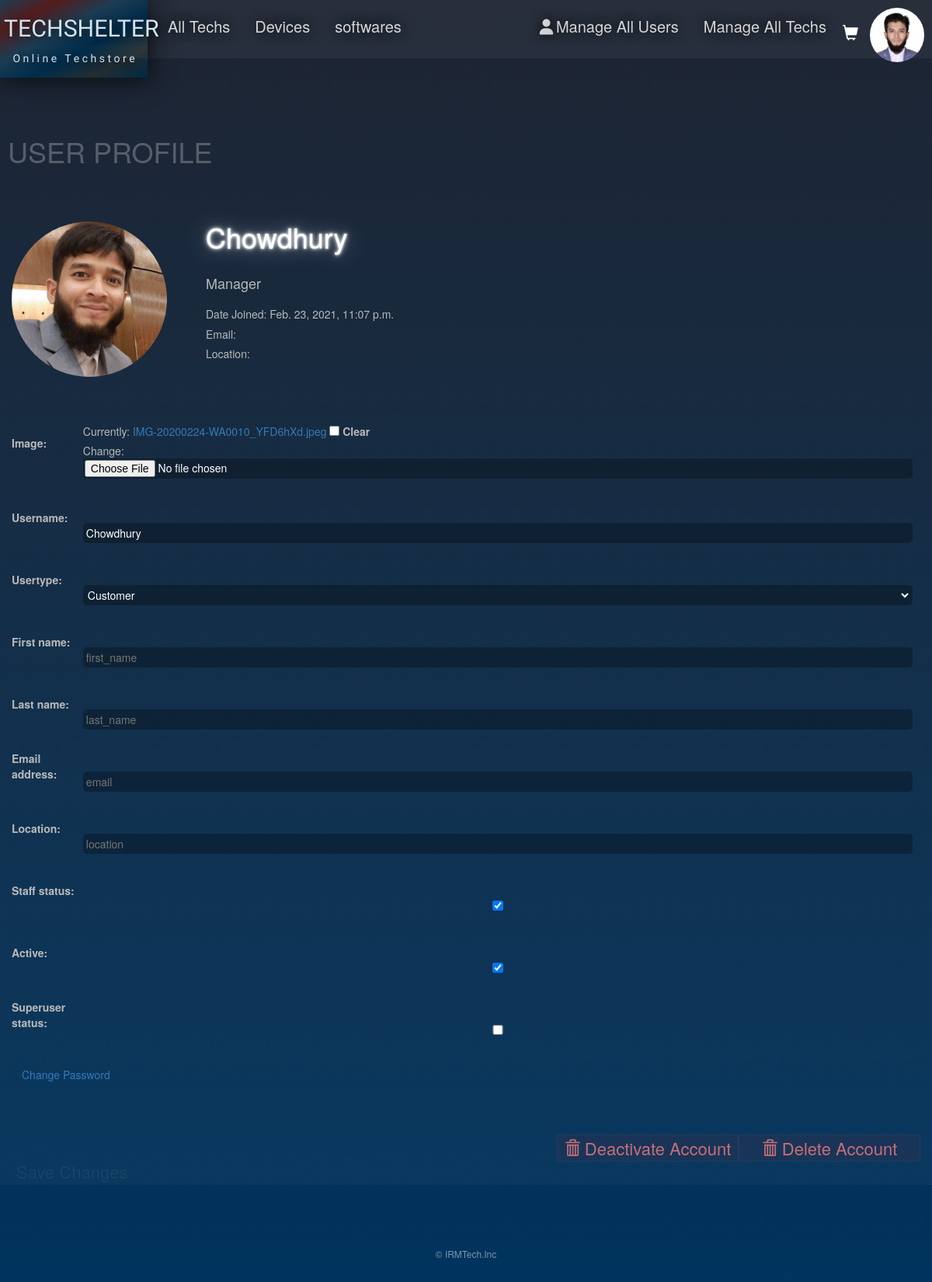
The app's page /editprofile/8 (signed in) with its own data.
### TechShelterApp/models.py (models this page shows)
class User(AbstractUser):
    image = models.ImageField(null=True, blank=True)
    location = models.CharField(max_length=30, blank=True)
    CUSTOMER = 'Customer'
    SELLER = 'Seller'
    USER_TYPE_CHOICES = [(CUSTOMER, 'Customer'),(SELLER, 'Seller')]
    usertype = models.CharField(max_length=8,choices=USER_TYPE_CHOICES,default=CUSTOMER)
    def __str__(self):
    	return self.username
    @property
    def imageURL(self):
    	try:
    		url = self.image.url
    	except:
    		url = 'https://ssl.gstatic.com/images/branding/product/2x/avatar_square_grey_512dp.png'
    	return url

### TechShelterApp/views.py (the view, shortened to what this page needs)
# urls.py: path('editprofile/<int:userID>', views.editprofile, name='editprofile'),
def editprofile(request, userID):
    if request.user.is_authenticated:
        logged_in_user = request.user
        orderinfo, created = OrderInfo.objects.get_or_create(customer=logged_in_user, complete=False)
        orderedtechs = orderinfo.orderedtech_set.all()
    if request.user.is_superuser:
        form = Admin_UserUpdateForm()
        users = User.objects.all()
        try:
            user = User.objects.get(id=userID)
        except User.DoesNotExist:
            raise Http404("User does not exist")
        form = Admin_UserUpdateForm(instance=user)
        if request.method == 'POST':
            form = Admin_UserUpdateForm(request.POST, request.FILES, instance=user)
            if form.is_valid():
                form.save()
                context = {'logged_in_user':logged_in_user, 'users':users}
                return render(request, 'TechShelterApp/users.html',context)
        if request.method == 'FILES':
            form = Admin_UserUpdateForm(request.FILES, instance=user)
            if form.is_valid():
                form.update()
    context = {'logged_in_user':logged_in_user, 'form':form, 'user':user, 'orderedtechs':orderedtechs,'orderinfo':orderinfo}
    return render(request, 'TechShelterApp/editprofile.html',context)

### TechShelterApp/forms.py
class Admin_UserUpdateForm(ModelForm):
    class Meta:
        model = User
        fields = ("image", "username", "usertype", "first_name", "last_name", "email", "location", "is_staff", "is_active", "is_superuser")

### TechShelterApp/models.py (called while the page is built)
	@property
	def get_cart_item_quantity(self):#get number of items in cart
		orderedtechs = self.orderedtech_set.all() # reverse relation with OrderedTech (get all the OrderedTech objects belong to a single OrderInfo object)
		cart_item_quantity=sum([orderedtech.quantity for orderedtech in orderedtechs])
		return cart_item_quantity

### TechShelterApp/Templates/TechShelterApp/editprofile.html (shortened to what this page needs)
{% extends 'TechShelterApp/main.html' %}
{% load static %}
{% load widget_tweaks %}
{% block content %}
<h1 class="pagename">USER PROFILE</h1>
		<form method="POST" enctype="multipart/form-data" novalidate style="padding: 15px; margin-top: 40px; color: rgb(185, 185, 185);">
			<img src="{{user.imageURL}}" style="width:200px;height:200px; border-radius: 50%; float: left;position:sticky;"></img>
			<h1 style="float: left; margin-top:0px; padding-left:50px; color:rgb(255, 255, 255); text-shadow: 0px 0px 2px rgb(247, 247, 247), 0px 0px 4px rgb(255, 255, 255), 0px 0px 8px rgba(255, 255, 255, 0.685), 0px 0px 30px rgba(255, 255, 255, 0.548);">
		{{user.username}}</h1>
	</br><h3 style="padding-top: 13px;padding-left: 250px;">{{user.get_full_name}}</h3>
	<h4 style="padding-top: 7px;padding-left: 250px;">
	{% if user.is_superuser %}Administrator
    {% elif not user.is_superuser and user.is_staff %}Manager
    {% else %}{{user.usertype}}
    {% endif %}</h4>
	<h5 style="padding-top: 13px;padding-left: 250px;">Date Joined: {{user.date_joined}}</h5>
	<h5 style="padding-top: 0px;padding-left: 250px;">Email: {{user.email}}</h5>
	<h5 style="padding-top: 0px;padding-left: 250px;">Location: {{user.location}}</h5>
	<br><br><br>
			<table>
			  {% for field in form.visible_fields %}
				<tr style="height: 80px;">
				  <th style="width: 5%; sans-serif;; padding-bottom: 3%">{{ field.label_tag }}</th>
				  <td style="width: 80%; padding: 10px;">
					{% render_field field style="color:white ; background-color:rgba(0, 0, 0, 0.281); border-radius: 5px; border: 2px dashed transparent; width:100%" placeholder=field.name %}<br>
				  </td>
				</tr>
			  {% endfor %}
			</table>
			<a href="{% url 'password_reset' %}" class="btn btn-link">Change Password</a>
			<input class="pluscart" type="submit" name="submit" value="Save Changes" style="margin: 30px 0px; width: fit-content;">
			{% if logged_in_user.is_superuser %}
			<a class="deletebtn" href="{% url 'deleteprofile' user.id %}">
				<i class="glyphicon glyphicon-trash" style="font-size: 20px; width: fit-content;"></i>
				Delete Account
			</a>
			{% endif %}
			<a class="deletebtn" href="{% url 'deactivateprofile' user.id %}">
				<i class="glyphicon glyphicon-trash" style="font-size: 20px; width: fit-content;"></i>
				Deactivate Account
			</a>
		</form>
{% endblock content %}

### TechShelterApp/Templates/TechShelterApp/main.html (shortened to what this page needs)
<!DOCTYPE html>
{% load static %}
<html style="min-height: 100%;">
<head>
  <link rel="stylesheet" type="text/css" href="{% static 'css/IRMGlowDark.css' %}">
  <link href="http://cdnjs.cloudflare.com/ajax/libs/font-awesome/4.3.0/css/font-awesome.css" rel="stylesheet" type='text/css'>
  <link rel="stylesheet" href="https://cdnjs.cloudflare.com/ajax/libs/font-awesome/4.7.0/css/font-awesome.min.css">
  <link rel="stylesheet" href="https://maxcdn.bootstrapcdn.com/bootstrap/3.3.7/css/bootstrap.min.css">
</head>
<body style="min-height: 100%;">
  <div class="menubar"
    style="position: fixed; padding: 0px; width: 100%;  float: left; align-content: initial;background-color: rgba(77, 77, 77, 0);z-index: 2;">
    <div class="logo_div">
      <a class="storelink" href="{% url 'tech_shelter' %}">
        <h1 class="logotext"> TECHSHELTER <span style="padding-bottom: 5px; font-family: 'Jura'; font-size: 14px;"> O n
            l i n e &nbsp; T e c h s t o r e </span></h1>
      </a>
    </div>
    <div style="width: 100%; background-color: rgba(255, 255, 255, 0.048); z-index: 3;height: 75px;">
      <div class="menubar_div-content">
        <a class="menu_link" style="float: left; padding-left: 26px;" href="{% url 'tech_shelter' %}">All Techs</a>
        <a class="menu_link" style="float: left;" href="{% url 'devices' %}">Devices</a>
        <a class="menu_link" style="float: left;" href="{% url 'softwares' %}">softwares</a>
      </div>
      <div class="user_div">
        <div class="usermenu">
          <img onclick="usermenuFunction()" class="user" src="{{logged_in_user.imageURL}}"
            style="float: right; width: 70px; border-radius: 100px; margin: 10px;"></img>
          {% if orderinfo.get_cart_item_quantity is not 0 and request.user.is_authenticated %}
          {% if not logged_in_user.usertype == 'Seller' or logged_in_user.is_staff or logged_in_user.is_admin %}
          <a class="cart" style="float: right; text-decoration: none; margin:5px; margin-top:10px; font-size: 40px;"
            href="{% url 'cart' %}">
            <p id="cart-total">
              {{orderinfo.get_cart_item_quantity}}
              <span class="glyphicon glyphicon-shopping-cart" style="font-size: 20px;">
              </span>
            </p>
          </a>
          {% endif %}
          {% elif not request.user.is_authenticated %}
          {% elif not logged_in_user.usertype == 'Seller' or logged_in_user.is_staff or logged_in_user.is_admin %}
          <a class="cart" style="float: right; text-decoration: none; margin:5px; font-size: 40px;"
            href="{% url 'cart' %}">
                <span class="glyphicon glyphicon-shopping-cart" style="font-size: 20px;">
              </span>
          </a>
          {% endif %}
          <div id='desktop-userbuttons' class="menubar_div-content">
            {% if request.user.is_authenticated %}
              {% if logged_in_user.is_superuser %}
                <a class="menu_link" href="{% url 'users' %}"><i class="fa fa-fw fa-user"></i>Manage All Users</a>
                {% endif %}
                {% if logged_in_user.is_superuser or logged_in_user.is_staff %}
                <a class="menu_link" href="{% url 'manage_techs' %}">Manage All Techs</a>
                {% endif %}
            {% else %}
              <a class="menu_link" style="float: right;" href="{% url 'login' %}"><i class="fa fa-fw fa-user"></i>Log in</a>
              <a class="menu_link" style="float: right;" href="{% url 'signup' %}"><i class="fa fa-pencil-square-o"></i>Sign up</a>
            {% endif %}
          </div>
        </div>
      </div>
    </div>
  </div>
  <div id="block-contents" class='block-contents'>
    <br>
    {% block content %}
    {% endblock content %}
  </div>
  <footer>
    <small>
      <p>
        &copy; IRMTech.Inc
      </p>
    </small>
    <footer>
</body>
</html>

### static/css/IRMGlowDark.css (style rules this page uses)
* { box-sizing: border-box; }
body { font-family: Arial, Helvetica, sans-serif; margin:0%; background-image: linear-gradient(to bottom, #181e2b,rgb(0, 52, 95)); min-height: 1500px; }
.logo_div { background-image: linear-gradient( to bottom right, #1c3c53, #1c3c53, #002c4b,#002c4b); box-shadow: 2px 2px 20px rgba(0, 0, 0, 0.267), 2px 2px 30px rgba(0, 0, 0, 0.253), 2px 2px 40px rgba(0, 0, 0, 0.274); float: left; transition-duration: 1.2s; height: 100px; width: 190px; clear: both; overflow:visible; margin: 0px; padding:0px; text-decoration: none; text-align: center; }
.storelink { text-decoration: none; padding:0px; margin: 0px; color: rgb(211, 227, 240); text-shadow: 3px 2px 10px rgba(0, 0, 0, 0.616); transition-duration: 0.6s; }
.logotext { clear: both; font-size: 30.3px; padding-left: 5px;; padding-right: 5px;; margin: 0px; font-family: 'Iceland'; }
.cart { text-decoration: none; background-color: rgba(255, 255, 255, 0); float: right; font-size: 25px; color: white; overflow: visible; }
.menubar_div-content { position: relative; float: left; width: 40%; display: none; color: white; z-index: 1; height: 100%; width:fit-content }
.menubar_div-content a { color: rgba(255, 255, 255, 0.815); padding: 20px 16px; text-decoration: none; display: block; }
.menu_link { height: 100%; text-decoration: none; text-shadow: 0px 0px 16px rgb(0, 0, 0); float: left; font-size: 20px; overflow: hidden; text-align: center; color:rgb(255, 255, 255); }
.user_div { background-color:rgba(0, 0, 255, 0); width: fit-content; float: right; }
h1,h2,h3,h4,h5,h6 { color:hsl(0, 0%, 30%); }
.btn { border-radius: 0; }
.usermenu { display: block; width: fit-content; text-align: right; }
.pagename { padding-left:10px; padding-bottom: 15px; color:rgba(255, 255, 255, 0.26); }
.block-contents { width:100%; padding-top: auto; padding-bottom:50px; background-color: rgba(255, 255, 255, 0.027); min-height: 850px; }
footer { clear: both; position: relative; padding-top: 50px; margin: 0 0; text-align: center; background-color: rgba(255, 0, 0, 0); color: rgba(255, 255, 255, 0.493); }
@media (min-width: 921px) { .menubar_div-content, .menu_link, .menu_link:hover { display: block; } }
@media (min-width: 921px) { .block-contents { padding-top:135px; } }
@media (min-width: 921px) { .logotext { padding-top: 20px; } }
.pluscart { float: left; width: 20%; border: 0.2px solid #ffffff00; background-color: #ffffff00; color: rgba(255, 255, 255, 0.062); padding: 1px 5px; text-align: center; text-decoration: none; font-size: 22px; transition-duration: 0.1s; cursor: pointer; margin-bottom: 10px; }
.itemscol, .hint, .pricetag, .pluscart { transition-duration: 0.0s; }
.deletebtn { float: right; width: 20%; border: 0.2px solid #ffffff09; background-color: #ff000010; color: rgba(255, 130, 130, 0.753); padding: 1px 5px; text-align: center; text-decoration: none; font-size: 22px; transition-duration: 0.1s; cursor: pointer; margin-bottom: 10px; }
.deletebtn { transition-duration: 0.0s; }

### records on screen
User: imageURL (picture)
User: imageURL (picture), username "Chowdhury", date_joined "Feb. 23, 2021, 11:07 p.m.", username "Chowdhury" "Customer" "☑" "☑"

### other values on screen
{{ field.label_tag }} "Image:" "Username:" "Usertype:" "First name:" "Last name:" "Email address:" "Location:" "Staff status:" "Active:" "Superuser status:"
